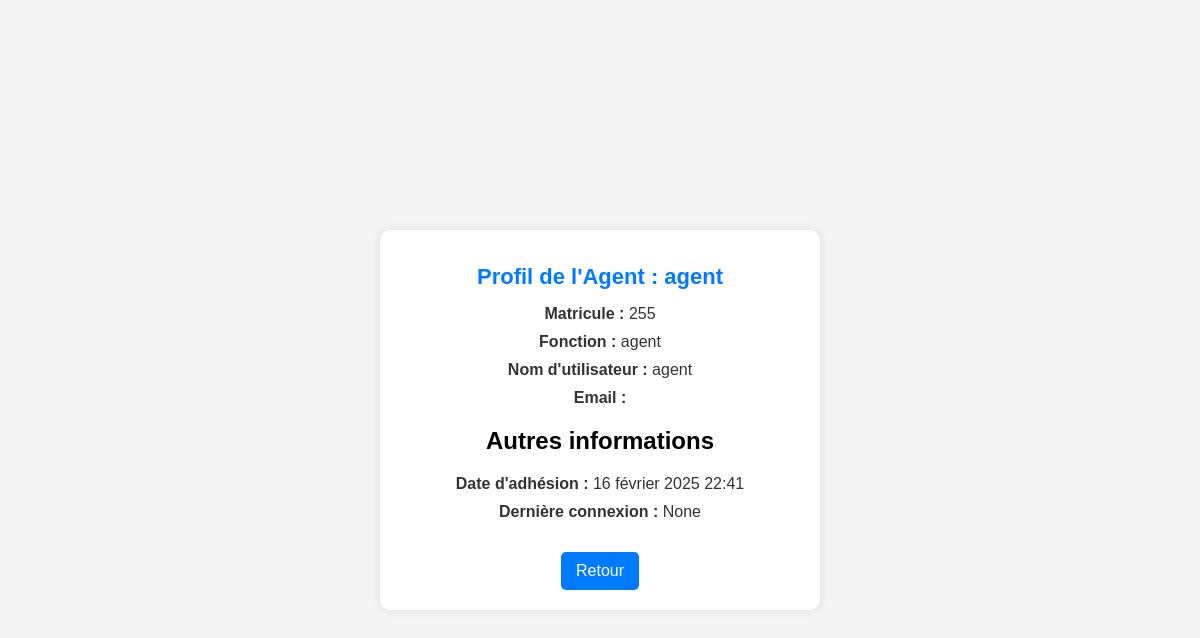
Page /agent/1/profil/ (signed in) on the committed database.
### etat_civil/models.py (models this page shows, shortened)
class AgentMunicipal(AbstractUser):
    matricule = models.CharField(max_length=20, unique=True)
    fonction = models.CharField(max_length=100)
    groups = models.ManyToManyField(
        Group,
        related_name='agentmunicipal_set',  #  nom unique
        blank=True,
    )
    user_permissions = models.ManyToManyField(
        Permission,
        related_name='agentmunicipal_permissions',  #  nom unique
        blank=True,
    )

### etat_civil/views.py (the view)
# urls.py: path('agent/<int:id>/profil/', views.agent_profil, name='agent_profil'),
@login_required
def agent_profil(request, id):
    agent = get_object_or_404(AgentMunicipal, pk=id)
    return render(request, 'agent_profil.html', {'agent': agent})

### etat_civil/templates/agent_profil.html (shortened to what this page needs)
<!DOCTYPE html>
<html lang="fr">
<head>
</head>
<body>
    <div class="container">
        <h1>Profil de l'Agent : {{ agent.username }}</h1>
        <p><strong>Matricule :</strong> {{ agent.matricule }}</p>
        <p><strong>Fonction :</strong> {{ agent.fonction }}</p>
        <p><strong>Nom d'utilisateur :</strong> {{ agent.username }}</p>
        <p><strong>Email :</strong> {{ agent.email }}</p>
        <h2>Autres informations</h2>
        <ul>
            <li><strong>Date d'adhésion :</strong> {{ agent.date_joined }}</li>
            <li><strong>Dernière connexion :</strong> {{ agent.last_login }}</li>
        </ul>
        <a href="{% url 'dashboard' %}">Retour</a>
    </div>
</body>
</html>

### etat_civil/templates/agent_profil.html (style rules this page uses)
body { font-family: Arial, sans-serif; background-color: #f4f4f4; margin: 0; padding: 20px; display: flex; justify-content: center; align-items: center; height: 100vh; }
.container { background: #fff; padding: 20px; border-radius: 10px; box-shadow: 0 0 10px rgba(0, 0, 0, 0.1); max-width: 400px; width: 100%; text-align: center; }
h1 { color: #007bff; font-size: 22px; margin-bottom: 15px; }
p, li { font-size: 16px; color: #333; margin: 10px 0; }
ul { list-style: none; padding: 0; }
a { display: inline-block; margin-top: 15px; padding: 10px 15px; background: #007bff; color: white; text-decoration: none; border-radius: 5px; }

### rows in the picture
AgentMunicipal: username "agent", matricule "255", fonction "agent", date_joined "16 février 2025 22:41", last_login "None"
